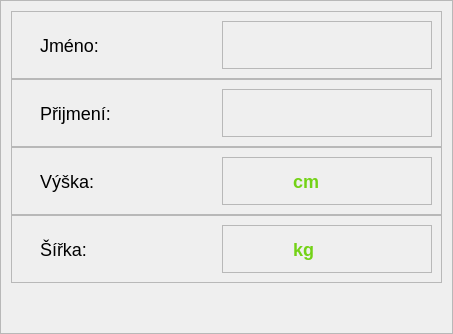
                           <widget class="QFrame" name="profile_details_frame">
                            <property name="frameShape">
                             <enum>QFrame::StyledPanel</enum>
                            </property>
                            <property name="frameShadow">
                             <enum>QFrame::Raised</enum>
                            </property>
                            <layout class="QVBoxLayout" name="verticalLayout_13">
                             <property name="spacing">
                              <number>0</number>
                             </property>
                             <property name="leftMargin">
                              <number>10</number>
                             </property>
                             <property name="topMargin">
                              <number>10</number>
                             </property>
                             <property name="rightMargin">
                              <number>10</number>
                             </property>
                             <property name="bottomMargin">
                              <number>10</number>
                             </property>
                             <item>
                              <widget class="QFrame" name="profile_name_frame">
                               <property name="minimumSize">
                                <size>
                                 <width>0</width>
                                 <height>68</height>
                                </size>
                               </property>
                               <property name="maximumSize">
                                <size>
                                 <width>16777215</width>
                                 <height>68</height>
                                </size>
                               </property>
                               <property name="frameShape">
                                <enum>QFrame::StyledPanel</enum>
                               </property>
                               <property name="frameShadow">
                                <enum>QFrame::Raised</enum>
                               </property>
                               <layout class="QHBoxLayout" name="horizontalLayout_30">
                                <item>
                                 <spacer name="horizontalSpacer_21">
                                  <property name="orientation">
                                   <enum>Qt::Horizontal</enum>
                                  </property>
                                  <property name="sizeType">
                                   <enum>QSizePolicy::MinimumExpanding</enum>
                                  </property>
                                  <property name="sizeHint" stdset="0">
                                   <size>
                                    <width>15</width>
                                    <height>20</height>
                                   </size>
                                  </property>
                                 </spacer>
                                </item>
                                <item>
                                 <widget class="QLabel" name="label_4">
                                  <property name="minimumSize">
                                   <size>
                                    <width>180</width>
                                    <height>0</height>
                                   </size>
                                  </property>
                                  <property name="maximumSize">
                                   <size>
                                    <width>220</width>
                                    <height>16777215</height>
                                   </size>
                                  </property>
                                  <property name="styleSheet">
                                   <string notr="true">QLabel {
	font-size: 18px;
	padding-right: 2px;
	qproperty-alignment: 'AlignRight | AlignVCenter' ;
}</string>
                                  </property>
                                  <property name="text">
                                   <string>Jméno:</string>
                                  </property>
                                 </widget>
                                </item>
                                <item>
                                 <widget class="QFrame" name="edit_name_frame">
                                  <property name="minimumSize">
                                   <size>
                                    <width>210</width>
                                    <height>0</height>
                                   </size>
                                  </property>
                                  <property name="maximumSize">
                                   <size>
                                    <width>210</width>
                                    <height>16777215</height>
                                   </size>
                                  </property>
                                  <property name="frameShape">
                                   <enum>QFrame::StyledPanel</enum>
                                  </property>
                                  <property name="frameShadow">
                                   <enum>QFrame::Raised</enum>
                                  </property>
                                  <layout class="QHBoxLayout" name="horizontalLayout_38">
                                   <item>
                                    <widget class="QLabel" name="profile_name_label">
                                     <property name="styleSheet">
                                      <string notr="true">QLabel {
	font-size: 18px;
	font-weight: bold;
	qproperty-alignment: 'AlignLeft | AlignVCenter';
	padding-left: 10px;
	color: rgb(115, 210, 22)
}</string>
                                     </property>
                                     <property name="text">
                                      <string/>
                                     </property>
                                    </widget>
                                   </item>
                                  </layout>
                                 </widget>
                                </item>
                               </layout>
                              </widget>
                             </item>
                             <item>
                              <widget class="QFrame" name="profile_surname_frame">
                               <property name="minimumSize">
                                <size>
                                 <width>0</width>
                                 <height>68</height>
                                </size>
                               </property>
                               <property name="maximumSize">
                                <size>
                                 <width>16777215</width>
                                 <height>68</height>
                                </size>
                               </property>
                               <property name="frameShape">
                                <enum>QFrame::StyledPanel</enum>
                               </property>
                               <property name="frameShadow">
                                <enum>QFrame::Raised</enum>
                               </property>
                               <layout class="QHBoxLayout" name="horizontalLayout_31">
                                <item>
                                 <spacer name="horizontalSpacer_24">
                                  <property name="orientation">
                                   <enum>Qt::Horizontal</enum>
                                  </property>
                                  <property name="sizeType">
                                   <enum>QSizePolicy::MinimumExpanding</enum>
                                  </property>
                                  <property name="sizeHint" stdset="0">
                                   <size>
                                    <width>10</width>
                                    <height>20</height>
                                   </size>
                                  </property>
                                 </spacer>
                                </item>
                                <item>
                                 <widget class="QLabel" name="label_5">
                                  <property name="minimumSize">
                                   <size>
                                    <width>180</width>
                                    <height>0</height>
                                   </size>
                                  </property>
                                  <property name="maximumSize">
                                   <size>
                                    <width>220</width>
                                    <height>16777215</height>
                                   </size>
                                  </property>
                                  <property name="styleSheet">
                                   <string notr="true">QLabel {
	font-size: 18px;
	padding-right: 2px;
	qproperty-alignment: 'AlignRight | AlignVCenter' ;
}</string>
                                  </property>
                                  <property name="text">
                                   <string>Přijmení:</string>
                                  </property>
                                 </widget>
                                </item>
                                <item>
                                 <widget class="QFrame" name="edit_surname_frame">
                                  <property name="minimumSize">
                                   <size>
                                    <width>210</width>
                                    <height>0</height>
                                   </size>
                                  </property>
                                  <property name="frameShape">
                                   <enum>QFrame::StyledPanel</enum>
                                  </property>
                                  <property name="frameShadow">
                                   <enum>QFrame::Raised</enum>
                                  </property>
                                  <layout class="QHBoxLayout" name="horizontalLayout_39">
                                   <item>
                                    <widget class="QLabel" name="profile_surname_label">
                                     <property name="styleSheet">
                                      <string notr="true">QLabel {
	font-size: 18px;
	font-weight: bold;
	qproperty-alignment: 'AlignLeft | AlignVCenter';
	padding-left: 10px;
	color: rgb(115, 210, 22)
}</string>
                                     </property>
                                     <property name="text">
                                      <string/>
                                     </property>
                                    </widget>
                                   </item>
                                  </layout>
                                 </widget>
                                </item>
                               </layout>
                              </widget>
                             </item>
                             <item>
                              <widget class="QFrame" name="profile_height_frame">
                               <property name="minimumSize">
                                <size>
                                 <width>0</width>
                                 <height>68</height>
                                </size>
                               </property>
                               <property name="maximumSize">
                                <size>
                                 <width>16777215</width>
                                 <height>68</height>
                                </size>
                               </property>
                               <property name="frameShape">
                                <enum>QFrame::StyledPanel</enum>
                               </property>
                               <property name="frameShadow">
                                <enum>QFrame::Raised</enum>
                               </property>
                               <layout class="QHBoxLayout" name="horizontalLayout_32">
                                <item>
                                 <spacer name="horizontalSpacer_26">
                                  <property name="orientation">
                                   <enum>Qt::Horizontal</enum>
                                  </property>
                                  <property name="sizeType">
                                   <enum>QSizePolicy::MinimumExpanding</enum>
                                  </property>
                                  <property name="sizeHint" stdset="0">
                                   <size>
                                    <width>10</width>
                                    <height>20</height>
                                   </size>
                                  </property>
                                 </spacer>
                                </item>
                                <item>
                                 <widget class="QLabel" name="label_6">
                                  <property name="minimumSize">
                                   <size>
                                    <width>180</width>
                                    <height>0</height>
                                   </size>
                                  </property>
                                  <property name="maximumSize">
                                   <size>
                                    <width>220</width>
                                    <height>16777215</height>
                                   </size>
                                  </property>
                                  <property name="styleSheet">
                                   <string notr="true">QLabel {
	font-size: 18px;
	padding-right: 2px;
	qproperty-alignment: 'AlignRight | AlignVCenter' ;
}</string>
                                  </property>
                                  <property name="text">
                                   <string>Výška:</string>
                                  </property>
                                 </widget>
                                </item>
                                <item>
                                 <widget class="QFrame" name="edit_height_frame">
                                  <property name="minimumSize">
                                   <size>
                                    <width>210</width>
                                    <height>0</height>
                                   </size>
                                  </property>
                                  <property name="frameShape">
                                   <enum>QFrame::StyledPanel</enum>
                                  </property>
                                  <property name="frameShadow">
                                   <enum>QFrame::Raised</enum>
                                  </property>
                                  <layout class="QHBoxLayout" name="horizontalLayout_40">
                                   <item>
                                    <widget class="QLabel" name="profile_height_label">
                                     <property name="maximumSize">
                                      <size>
                                       <width>55</width>
                                       <height>16777215</height>
                                      </size>
                                     </property>
                                     <property name="styleSheet">
                                      <string notr="true">QLabel {
	font-size: 18px;
	font-weight: bold;
	qproperty-alignment: 'AlignLeft | AlignVCenter';
	padding-left: 10px;
	color: rgb(115, 210, 22)
}</string>
                                     </property>
                                     <property name="text">
                                      <string/>
                                     </property>
                                    </widget>
                                   </item>
                                   <item>
                                    <widget class="QLabel" name="label_32">
                                     <property name="styleSheet">
                                      <string notr="true">QLabel {
	font-size: 18px;
	font-weight: bold;
	qproperty-alignment: 'AlignLeft | AlignVCenter';
	color: rgb(115, 210, 22)
}</string>
                                     </property>
                                     <property name="text">
                                      <string>cm</string>
                                     </property>
                                    </widget>
                                   </item>
                                  </layout>
                                 </widget>
                                </item>
                               </layout>
                              </widget>
                             </item>
                             <item>
                              <widget class="QFrame" name="profile_weight_frame">
                               <property name="minimumSize">
                                <size>
                                 <width>0</width>
                                 <height>68</height>
                                </size>
                               </property>
                               <property name="maximumSize">
                                <size>
                                 <width>16777215</width>
                                 <height>68</height>
                                </size>
                               </property>
                               <property name="frameShape">
                                <enum>QFrame::StyledPanel</enum>
                               </property>
                               <property name="frameShadow">
                                <enum>QFrame::Raised</enum>
                               </property>
                               <layout class="QHBoxLayout" name="horizontalLayout_33">
                                <item>
                                 <spacer name="horizontalSpacer_28">
                                  <property name="orientation">
                                   <enum>Qt::Horizontal</enum>
                                  </property>
                                  <property name="sizeType">
                                   <enum>QSizePolicy::MinimumExpanding</enum>
                                  </property>
                                  <property name="sizeHint" stdset="0">
                                   <size>
                                    <width>10</width>
                                    <height>20</height>
                                   </size>
                                  </property>
                                 </spacer>
                                </item>
                                <item>
                                 <widget class="QLabel" name="label_7">
                                  <property name="minimumSize">
                                   <size>
                                    <width>180</width>
                                    <height>0</height>
                                   </size>
                                  </property>
                                  <property name="maximumSize">
                                   <size>
                                    <width>220</width>
                                    <height>16777215</height>
                                   </size>
                                  </property>
                                  <property name="styleSheet">
                                   <string notr="true">QLabel {
	font-size: 18px;
	padding-right: 2px;
	qproperty-alignment: 'AlignRight | AlignVCenter' ;
}</string>
                                  </property>
                                  <property name="text">
                                   <string>Šířka:</string>
                                  </property>
                                 </widget>
                                </item>
                                <item>
                                 <widget class="QFrame" name="edit_weight_frame">
                                  <property name="minimumSize">
                                   <size>
                                    <width>210</width>
                                    <height>0</height>
                                   </size>
                                  </property>
                                  <property name="frameShape">
                                   <enum>QFrame::StyledPanel</enum>
                                  </property>
                                  <property name="frameShadow">
                                   <enum>QFrame::Raised</enum>
                                  </property>
                                  <layout class="QHBoxLayout" name="horizontalLayout_41">
                                   <item>
                                    <widget class="QLabel" name="profile_weight_label">
                                     <property name="maximumSize">
                                      <size>
                                       <width>55</width>
                                       <height>16777215</height>
                                      </size>
                                     </property>
                                     <property name="styleSheet">
                                      <string notr="true">QLabel {
	font-size: 18px;
	font-weight: bold;
	qproperty-alignment: 'AlignLeft | AlignVCenter';
	padding-left: 10px;
	color: rgb(115, 210, 22)
}</string>
                                     </property>
                                     <property name="text">
                                      <string/>
                                     </property>
                                    </widget>
                                   </item>
                                   <item>
                                    <widget class="QLabel" name="label_33">
                                     <property name="styleSheet">
                                      <string notr="true">QLabel {
	font-size: 18px;
	font-weight: bold;
	qproperty-alignment: 'AlignLeft | AlignVCenter';
	color: rgb(115, 210, 22)
}</string>
                                     </property>
                                     <property name="text">
                                      <string>kg</string>
                                     </property>
                                    </widget>
                                   </item>
                                  </layout>
                                 </widget>
                                </item>
                               </layout>
                              </widget>
                             </item>
                             <item>
                              <spacer name="verticalSpacer_10">
                               <property name="orientation">
                                <enum>Qt::Vertical</enum>
                               </property>
                               <property name="sizeHint" stdset="0">
                                <size>
                                 <width>20</width>
                                 <height>40</height>
                                </size>
                               </property>
                              </spacer>
                             </item>
                            </layout>
                           </widget>
